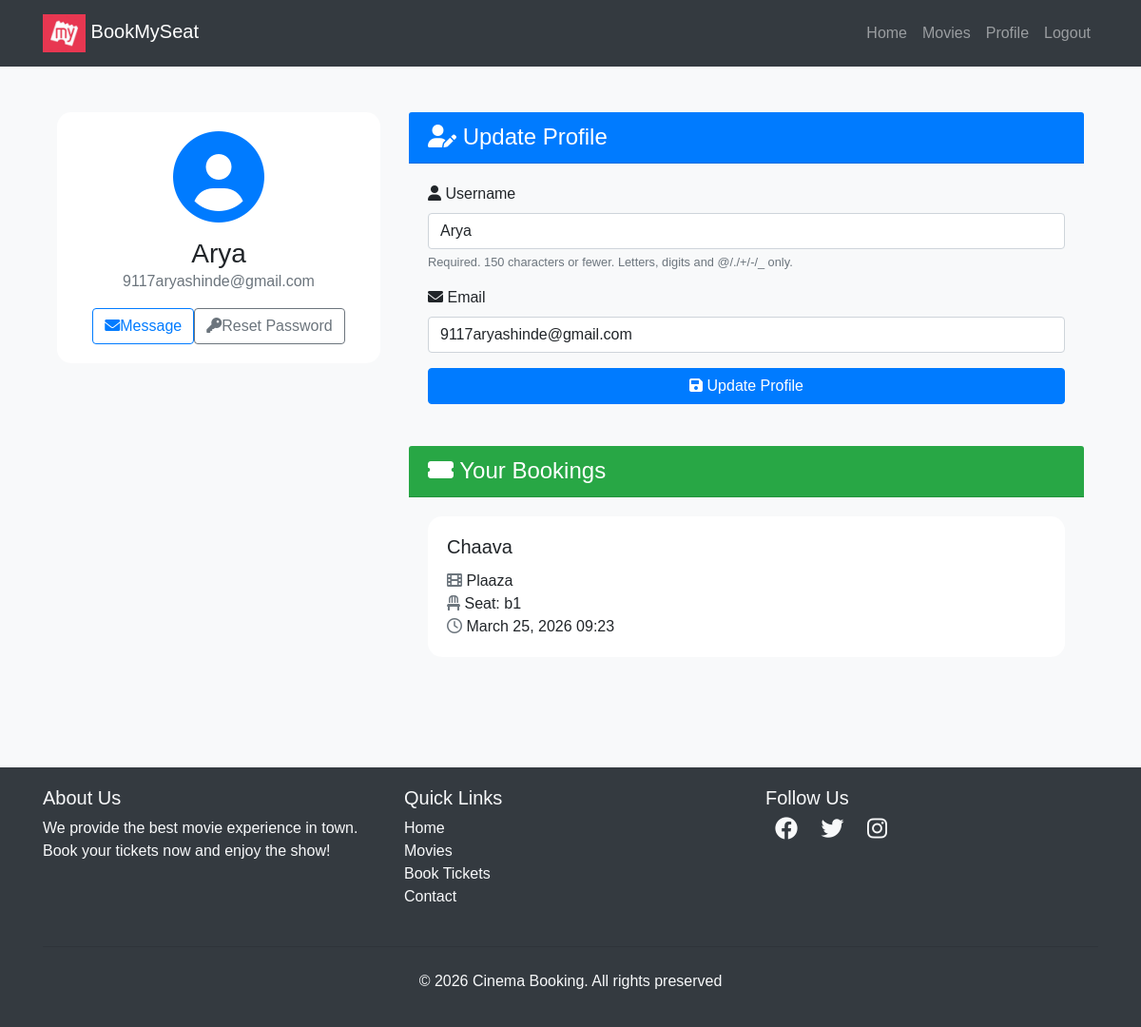
The page /users/profile/ (signed in) on the database its author committed.
### movies/models.py (models this page shows, shortened)
class Booking(models.Model):
    user = models.ForeignKey(User, on_delete=models.CASCADE)
    seat = models.OneToOneField(Seat, on_delete=models.CASCADE, null=True, blank=True)
    movie = models.ForeignKey(Movie, on_delete=models.CASCADE)
    theater = models.ForeignKey(Theater, on_delete=models.CASCADE)
    booked_at = models.DateTimeField(auto_now_add=True)
    status = models.CharField(
        max_length=20,
        choices=[
            ('PENDING', 'Pending'),
            ('CONFIRMED', 'Confirmed'),
            ('FAILED', 'Failed'),
        ],
        default='PENDING'
    )

class Movie(models.Model):
    name = models.CharField(max_length=255)
    image = models.ImageField(upload_to='movies/')
    rating = models.DecimalField(max_digits=3, decimal_places=1)
    cast = models.TextField()
    description = models.TextField(blank=True, null=True) # optional
    genre = models.CharField(max_length=255, blank=True, null=True)
    language = models.CharField(max_length=255, blank=True, null=True)
    trailer_url = models.TextField(blank=True, null=True) # optional

class Theater(models.Model):
    name = models.CharField(max_length=255)
    movie = models.ForeignKey(Movie, on_delete=models.CASCADE, related_name='theaters')
    time = models.DateTimeField()
    pricing = models.IntegerField(default=200)

class Seat(models.Model):
    theater = models.ForeignKey(Theater, on_delete=models.CASCADE, related_name='seats') # which seat belongs to which theater
    seat_number = models.CharField(max_length=10)
    is_booked = models.BooleanField(default=False) # checking if the seat is booked or not

### users/views.py (the view)
# urls.py: path('profile/', profile, name='profile'),
@login_required
def profile(request):
    bookings = Booking.objects.filter(user = request.user)
    if request.method == 'POST':
        u_form = UserUpdateForm(request.POST, instance=request.POST)
        if u_form.is_valid():
            u_form.save()
            return redirect('profile')
    else:
        u_form = UserUpdateForm(instance=request.user)
    return render(request, 'users/profile.html', {'u_form':u_form, 'bookings':bookings})

### users/forms.py
class UserUpdateForm(forms.ModelForm):
    email = forms.EmailField()
    class Meta:
        model = User
        fields = ['username', 'email']

### templates/users/profile.html (shortened to what this page needs)
{% extends "users/basic.html" %}
{% block content %}
    <div class="container py-5">
        <div class="row">
            <div class="col-lg-4 mb-4">
                <div class="card shadow">
                    <div class="card-body text-center">
                        <div class="mb-3">
                            <i class="fas fa-user-circle fa-6x text-primary"></i>
                        </div>
                        <h3 class="card-title mb-0">{{user.username}}</h3>
                        <p class="text-muted mb-3">{{user.email}}</p>
                        <div class="d-flex justify-content-center">
                            <a href="#" class="btn btn-outline-primary me-2"><i class="fas fa-envelope me-2"></i>Message</a>
                            <a href="{% url 'password_reset' %}" class="btn btn-outline-secondary"><i class="fas fa-key me-2"></i>Reset Password</a>
                        </div>
                    </div>
                </div>
            </div>
            <div class="col-lg-8">
                <div class="card-shadow mb-4">
                    <div class="card-header bg-primary text-white">
                        <h4 class="mb-0"><i class="fas fa-user-edit me-2"></i> Update Profile</h4>
                    </div>
                    <div class="card-body">
                        <form method="POST">
                            {% for field in u_form %}
                                <div class="mb-3">
                                    <label for="{{field.id_for_label}}" class="form-label">
                                        <i class="fas fa-{% if field.name == 'username' %}user{% elif field.name == 'email' %}envelope{% else %}info-circle{% endif %} me-2"></i>
                                        {{field.label}}
                                    </label>
                                    {{field}}
                                    {% if field.help_text %}
                                        <small class="form-text text-muted">{{ field.help_text }}</small>
                                    {% endif %}
                                </div>
                            {% endfor %}
                            <button class="btn btn-primary w-100" type="submit"><i class="fas fa-save me-2"></i> Update Profile</button>
                        </form>
                    </div>
                 </div>
                 <div class="card-shadow">
                    <div class="card-header bg-success text-white">
                        <h4 class="mb-0"><i class="fas fa-ticket-alt me-2"> </i> Your Bookings</h4>
                    </div>
                    <div class="card-body">
                        {% if bookings %}
                            <div class="row row-cols-1 row-cols-md-2 g-4">
                                {% for booking in bookings %}
                                    <div class="col">
                                        <div class="card h-100 border-0 shadow-sm">
                                            <div class="card-body">
                                                <h5 class="card-title">{{ booking.movie.name }}</h5>
                                                <p class="card-text">
                                                    <i class="fas fa-film me-2 text-muted"> </i>  {{ booking.theater.name }}<br>
                                                    <i class="fas fa-chair me-2 text-muted"> </i>  Seat: {{ booking.seat.seat_number }}<br>
                                                    <i class="far fa-clock me-2 text-muted"> </i>  {{ booking.booked_at|date:"F d, Y H:i" }}
                                                </p>
                                            </div>
                                        </div>
                                    </div>
                                {% endfor %}
                            </div>
                        {% else %}
                            <div class="text-center py-5">
                                <i class="fas fa-ticket-alt fa-4x text-muted mb-3"></i>
                                <p class="lead mb-0">No bookings yet. Time to plan your next movie night!</p>
                            </div>
                        {% endif %}
                    </div>
                </div>
            </div>
        </div>
    </div>
    <link rel="stylesheet" href="https://cdnjs.cloudflare.com/ajax/libs/font-awesome/6.0.0-beta3/css/all.min.css">
{% endblock %}

### templates/users/basic.html (style rules this page uses)
body { font-family: Arial, sans-serif; }

### templates/users/profile.html (style rules this page uses)
body { background-color: #f8f9fa; }
.card { border-radius: 15px; border: 5px; border-color: green; transition: transform 0.3s ease-in-out; }
.card-header { border-top-left-radius: 15px; border-bottom-left-radius: 15px; }
form input, form select, form textarea { display: block; width: 100%; padding: 0.375rem 0.75rem; font-size: 1rem; font-weight: 400; line-height: 1.5; color: #212529; background-color: #fff; background-clip: padding-box; border: 1px solid #ced4da; border-radius: 0.25rem; transition: border-color 0.15s ease-in-out, box-shadow 0.15s ease-in-out; }

### rows shown on the page
Booking: movie.name "Chaava", theater.name "Plaaza", seat.seat_number "b1", booked_at "March 25, 2026 09:23"

### other values the page prints
{{ user.username }} "Arya"
{{ user.email }} "9117aryashinde@gmail.com"
{{ field.label }} "Username" "Email"
{{ field.help_text }} "Required. 150 characters or fewer. Letters, digits and @/./+/-/_ only."
